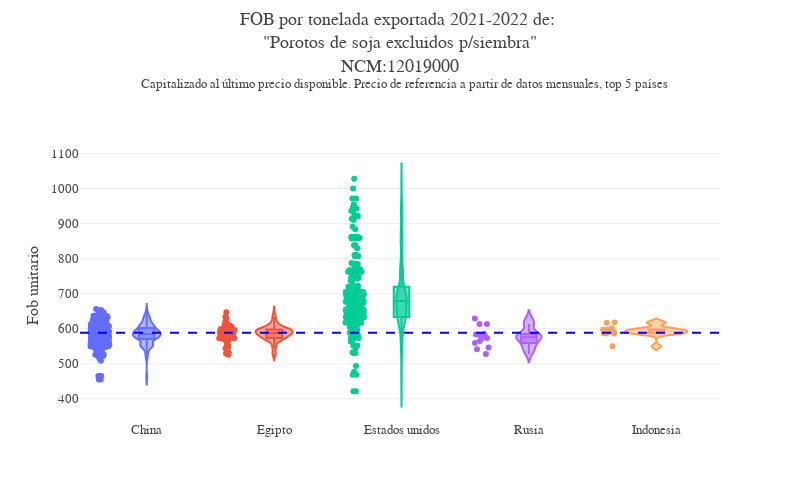

Write notebook code for a chart like this one.
### Code cell
precio_violinplot_capitalizado(df=df_producto, ncm='12019000',n_paises=5) #ejemplo

### Figure 1 — Plotly figure (JSON) as saved in the notebook; plotly's stock layout.template omitted (floating-point values rounded to 4 significant figures; data arrays with more than 128 entries replaced by an {"elided": "..."} marker saying what was removed)
{"data": [{"alignmentgroup": "True", "box": {"visible": true}, "customdata": {"elided": "475x10 mixed values"}, "hovertemplate": "Destino=%{x}<br>Precio capitalizado=%{y}<br>Spread=%{customdata[0]}<br>Kg=%{customdata[1]}<br>Documento=%{customdata[2]}<br>Fob=%{customdata[3]}<br>Precio=%{customdata[4]}<br>Fecha=%{customdata[5]}<br>sim=%{customdata[6]}<br>Exportador=%{customdata[7]}<br>sec=%{customdata[8]}<br>Precio de referencia=%{customdata[9]}<extra></extra>", "legendgroup": "China", "marker": {"color": "#636efa"}, "name": "China", "offsetgroup": "China", "orientation": "v", "points": "all", "scalegroup": "True", "showlegend": true, "type": "violin", "x": {"elided": "475 str values"}, "x0": " ", "xaxis": "x", "y": {"elided": "475 float values"}, "y0": " ", "yaxis": "y"}, {"alignmentgroup": "True", "box": {"visible": true}, "customdata": {"elided": "86x10 mixed values"}, "hovertemplate": "Destino=%{x}<br>Precio capitalizado=%{y}<br>Spread=%{customdata[0]}<br>Kg=%{customdata[1]}<br>Documento=%{customdata[2]}<br>Fob=%{customdata[3]}<br>Precio=%{customdata[4]}<br>Fecha=%{customdata[5]}<br>sim=%{customdata[6]}<br>Exportador=%{customdata[7]}<br>sec=%{customdata[8]}<br>Precio de referencia=%{customdata[9]}<extra></extra>", "legendgroup": "Egipto", "marker": {"color": "#EF553B"}, "name": "Egipto", "offsetgroup": "Egipto", "orientation": "v", "points": "all", "scalegroup": "True", "showlegend": true, "type": "violin", "x": ["Egipto", "Egipto", "Egipto", "Egipto", "Egipto", "Egipto", "Egipto", "Egipto", "Egipto", "Egipto", "Egipto", "Egipto", "Egipto", "Egipto", "Egipto", "Egipto", "Egipto", "Egipto", "Egipto", "Egipto", "Egipto", "Egipto", "Egipto", "Egipto", "Egipto", "Egipto", "Egipto", "Egipto", "Egipto", "Egipto", "Egipto", "Egipto", "Egipto", "Egipto", "Egipto", "Egipto", "Egipto", "Egipto", "Egipto", "Egipto", "Egipto", "Egipto", "Egipto", "Egipto", "Egipto", "Egipto", "Egipto", "Egipto", "Egipto", "Egipto", "Egipto", "Egipto", "Egipto", "Egipto", "Egipto", "Egipto", "Egipto", "Egipto", "Egipto", "Egipto", "Egipto", "Egipto", "Egipto", "Egipto", "Egipto", "Egipto", "Egipto", "Egipto", "Egipto", "Egipto", "Egipto", "Egipto", "Egipto", "Egipto", "Egipto", "Egipto", "Egipto", "Egipto", "Egipto", "Egipto", "Egipto", "Egipto", "Egipto", "Egipto", "Egipto", "Egipto"], "x0": " ", "xaxis": "x", "y": [598.8, 596.4, 597.6, 595.2, 629.3, 596.4, 598.8, 596.4, 597.6, 599.9, 599.9, 571.8, 598.8, 605.8, 595.2, 595.2, 595.2, 571.8, 595.2, 590.5, 596.4, 586.6, 586.6, 584.3, 609.3, 580.9, 586.6, 578.6, 585.4, 578.6, 586.6, 586.6, 578.6, 588.3, 588.3, 588.3, 586.6, 585.4, 585.4, 580.9, 609.3, 572.4, 571.2, 572.4, 572.4, 572.4, 596, 596, 573.5, 573.5, 596.4, 572.4, 570.1, 565.7, 572.4, 584.3, 584.3, 549.3, 543.3, 573.5, 616.4, 531.3, 525.4, 549.5, 586.2, 528.8, 647, 633.2, 601.1, 633.2, 601.1, 556.3, 601.7, 608.5, 592.6, 611.9, 592.6, 601.7, 620.9, 611.9, 563.4, 588.6, 588.6, 568.2, 582, 585], "y0": " ", "yaxis": "y"}, {"alignmentgroup": "True", "box": {"visible": true}, "customdata": {"elided": "301x10 mixed values"}, "hovertemplate": "Destino=%{x}<br>Precio capitalizado=%{y}<br>Spread=%{customdata[0]}<br>Kg=%{customdata[1]}<br>Documento=%{customdata[2]}<br>Fob=%{customdata[3]}<br>Precio=%{customdata[4]}<br>Fecha=%{customdata[5]}<br>sim=%{customdata[6]}<br>Exportador=%{customdata[7]}<br>sec=%{customdata[8]}<br>Precio de referencia=%{customdata[9]}<extra></extra>", "legendgroup": "Estados unidos", "marker": {"color": "#00cc96"}, "name": "Estados unidos", "offsetgroup": "Estados unidos", "orientation": "v", "points": "all", "scalegroup": "True", "showlegend": true, "type": "violin", "x": {"elided": "301 str values"}, "x0": " ", "xaxis": "x", "y": {"elided": "301 float values"}, "y0": " ", "yaxis": "y"}, {"alignmentgroup": "True", "box": {"visible": true}, "customdata": {"elided": "14x10 mixed values"}, "hovertemplate": "Destino=%{x}<br>Precio capitalizado=%{y}<br>Spread=%{customdata[0]}<br>Kg=%{customdata[1]}<br>Documento=%{customdata[2]}<br>Fob=%{customdata[3]}<br>Precio=%{customdata[4]}<br>Fecha=%{customdata[5]}<br>sim=%{customdata[6]}<br>Exportador=%{customdata[7]}<br>sec=%{customdata[8]}<br>Precio de referencia=%{customdata[9]}<extra></extra>", "legendgroup": "Rusia", "marker": {"color": "#ab63fa"}, "name": "Rusia", "offsetgroup": "Rusia", "orientation": "v", "points": "all", "scalegroup": "True", "showlegend": true, "type": "violin", "x": ["Rusia", "Rusia", "Rusia", "Rusia", "Rusia", "Rusia", "Rusia", "Rusia", "Rusia", "Rusia", "Rusia", "Rusia", "Rusia", "Rusia"], "x0": " ", "xaxis": "x", "y": [572.9, 541.3, 528, 546, 573.5, 585, 577.9, 628.9, 613.6, 583.7, 613.6, 583.7, 564.9, 559.4], "y0": " ", "yaxis": "y"}, {"alignmentgroup": "True", "box": {"visible": true}, "customdata": {"elided": "13x10 mixed values"}, "hovertemplate": "Destino=%{x}<br>Precio capitalizado=%{y}<br>Spread=%{customdata[0]}<br>Kg=%{customdata[1]}<br>Documento=%{customdata[2]}<br>Fob=%{customdata[3]}<br>Precio=%{customdata[4]}<br>Fecha=%{customdata[5]}<br>sim=%{customdata[6]}<br>Exportador=%{customdata[7]}<br>sec=%{customdata[8]}<br>Precio de referencia=%{customdata[9]}<extra></extra>", "legendgroup": "Indonesia", "marker": {"color": "#FFA15A"}, "name": "Indonesia", "offsetgroup": "Indonesia", "orientation": "v", "points": "all", "scalegroup": "True", "showlegend": true, "type": "violin", "x": ["Indonesia", "Indonesia", "Indonesia", "Indonesia", "Indonesia", "Indonesia", "Indonesia", "Indonesia", "Indonesia", "Indonesia", "Indonesia", "Indonesia", "Indonesia"], "x0": " ", "xaxis": "x", "y": [586.6, 586.6, 549.5, 586.2, 597, 600.5, 595, 588.9, 588.9, 617.8, 596.7, 596.7, 617], "y0": " ", "yaxis": "y"}], "layout": {"font": {"family": "Georgia", "size": 13}, "height": 500, "legend": {"title": {"text": "Destino"}, "tracegroupgap": 0}, "margin": {"t": 150}, "separators": ",.", "shapes": [{"line": {"color": "blue", "dash": "dash"}, "type": "line", "x0": 0, "x1": 1, "xref": "x domain", "y0": 588.3, "y1": 588.3, "yref": "y"}], "showlegend": false, "title": {"text": "FOB por tonelada exportada 2021-2022 de: <br>\"Porotos de soja excluidos p/siembra\"<br>NCM:12019000<br> <sup> Capitalizado al último precio disponible. Precio de referencia a partir de datos mensuales, top 5 países", "y": 0.95}, "violinmode": "overlay", "width": 800, "xaxis": {"anchor": "y", "categoryarray": ["China", "Egipto", "Estados unidos", "Rusia", "Indonesia"], "categoryorder": "array", "domain": [0, 1], "title": {"text": ""}}, "yaxis": {"anchor": "x", "domain": [0, 1], "title": {"text": "Fob unitario"}}}}
